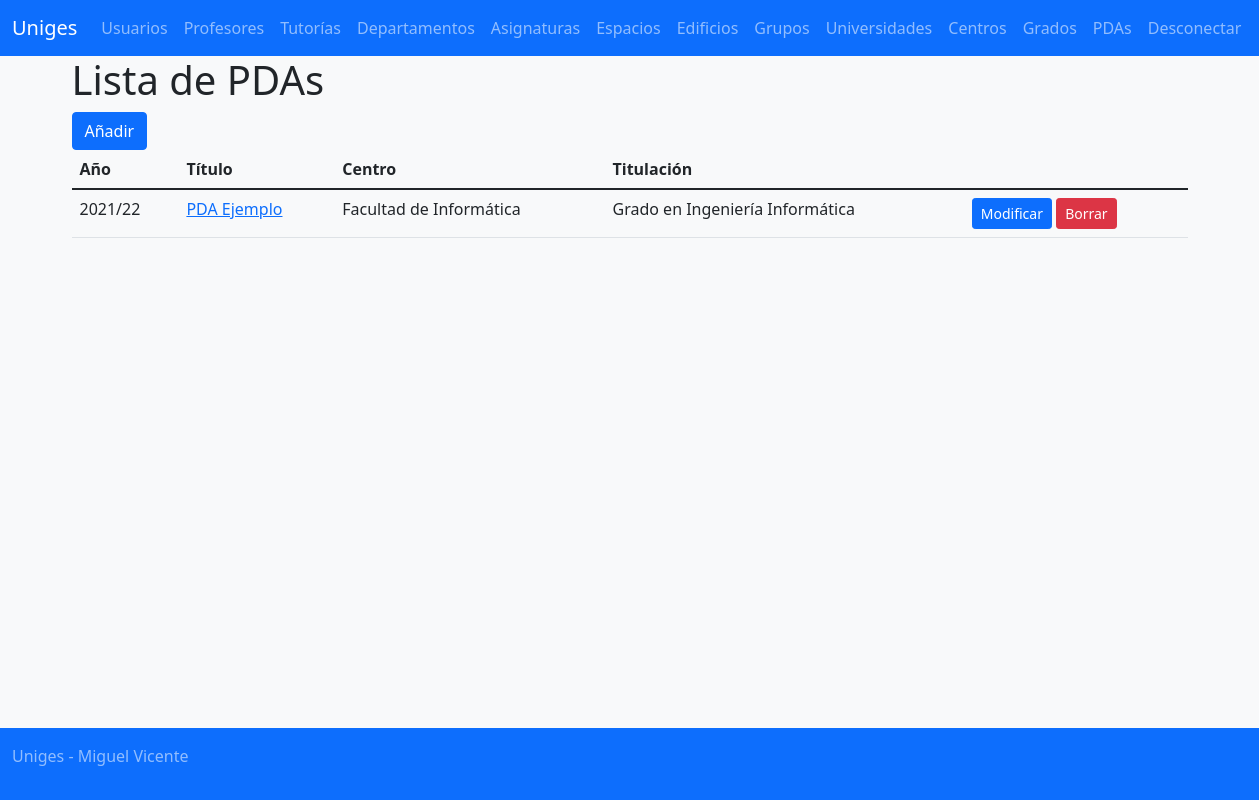
/?controller=pda&action=list (signed in), run on the app's committed database.
### tables this page shows
create table pda (
	id int not null auto_increment primary key,
	title varchar(20) not null,
	file varchar(50) not null,
	academicyear_id int,
	college_id int,
	centre_id int,
	degree_id int,
	deleted tinyint(1) not null default 0);

create table `academicyear` (
	id int not null auto_increment primary key,
	name varchar(10) not null,
	deleted tinyint(1) not null default 0);

create table `centre` (
	id int not null auto_increment primary key,
	academicyear_id int not null,
	college_id int not null,
	name varchar(255) not null,
	city varchar(255) not null,
	overseer varchar(9) default null,
	deleted tinyint(1) not null default 0);

create table degree (
	id int not null auto_increment primary key,
	academicyear_id int not null,
	centre_id int not null,
	code varchar(20) not null,
	name varchar(255) not null,
	supervisor int not null,
	deleted tinyint(1) not null default 0);

### controladores/PdaController.php (called while the page is built, shortened)
<?php
include_once 'modelos/PdaModel.php';
include_once 'modelos/AcademicYearModel.php';
include_once 'modelos/CentreModel.php';
include_once 'modelos/DegreeModel.php';
class PdaController {
    function list() {
        $pdas = PdaModel::findAll();
        foreach($pdas as &$p) {
            $p->academicyear_obj = AcademicYearModel::findById($p->academicyear_id);
            $p->centre_obj = CentreModel::findById($p->centre_id);
            $p->degree_obj = DegreeModel::findById($p->degree_id);
        }
    }
}
?>

### modelos/PdaModel.php (called while the page is built, shortened)
<?php
class PdaModel {
    static public function findAll() {
        $conn = Connection::getConnection();
        $stat = $conn->prepare("SELECT * FROM pda WHERE deleted = 0");
        $stat->execute();
        $result = $stat->get_result();
        $values = array ();
        while($fila = $result->fetch_object("PdaModel")) {
            array_push($values, $fila);
        }
        return $values;
    }
}
?>

### modelos/AcademicYearModel.php (called while the page is built, shortened)
<?php
class AcademicYearModel {
	public static function findById($id) {
		$conn = Connection::getConnection();
		$stat = $conn->prepare("SELECT * FROM academicyear WHERE id = ? AND deleted = 0");
		$stat->bind_param("i", $id);
		$stat->execute();
		$result = $stat->get_result();
		return $result->fetch_object("AcademicYearModel");
	}
}
?>

### modelos/CentreModel.php (called while the page is built, shortened)
<?php
class CentreModel {
    static public function findById($id) {
        $conn = Connection::getConnection();
        $stat = $conn->prepare("SELECT * FROM centre WHERE deleted = 0 AND id = ?");
        $stat->bind_param("i", $id);
        $stat->execute();
        $result = $stat->get_result();
        return $result->fetch_object("CentreModel");
    }
}
?>

### modelos/DegreeModel.php (called while the page is built, shortened)
<?php
class DegreeModel {
    static public function findById($id) {
        $conn = Connection::getConnection();
        $stat = $conn->prepare("SELECT * FROM degree WHERE deleted = 0 AND id = ?");
        $stat->bind_param("i", $id);
        $stat->execute();
        $result = $stat->get_result();
        return $result->fetch_object("DegreeModel");
    }
}
?>

### vistas/pda/list.php (the view, shortened to what this page needs)
<h1><?= $strings["pda_list_title"] ?></h1>
<?php if(has_permission("pda", "add")) { ?>
<a class="btn btn-primary" href="/?controller=pda&action=add"><?= $strings["pda_list_add"] ?></a>
<?php } ?>
<table class="table">
    <thead>
        <th scope="col"><?= $strings["pda_list_ay"] ?></th>
        <th scope="col"><?= $strings["pda_list_title2"] ?></th>
        <th scope="col"><?= $strings["pda_list_centre"] ?></th>
        <th scope="col"><?= $strings["pda_list_degree"] ?></th>
    </thead>
<?php foreach($data as $p) { ?>
    <tr>
        <td><?= $p->academicyear_obj->name ?></td>
        <td><a href="/uploads/<?= $p->file ?>"><?= $p->title ?></a></td>
        <td><?= $p->centre_obj->name ?></td>
        <td><?= $p->degree_obj->name ?></td>
        <td>
<?php if(has_permission("pda", "edit")) { ?>
<a class="btn btn-primary btn-sm"
			href="/?controller=pda&action=edit&id=<?= $p->id ?>">
			<?= $strings["pda_list_edit"] ?>
			</a>
<?php } ?>
<?php if(has_permission("pda", "delete")) { ?>
			<form style="display: inline"
				action="/?controller=pda&action=delete" method="POST">
			<input type="submit" value="<?= $strings["pda_list_delete"] ?>" class="btn btn-danger btn-sm" />
			</form>
<?php } ?>
		</td>
    </tr>
<?php } ?>
</table>

### data on the page
pda: academicyear.name "2021/22", title "PDA Ejemplo", centre.name "Facultad de Informática", degree.name "Grado en Ingeniería Informática"

### other printed values
$strings["app_title"] "Uniges"
$strings["navbar_user"] "Usuarios"
$strings["navbar_professor"] "Profesores"
$strings["navbar_tutoria"] "Tutorías"
$strings["navbar_department"] "Departamentos"
$strings["navbar_subject"] "Asignaturas"
$strings["navbar_space"] "Espacios"
$strings["navbar_building"] "Edificios"
$strings["navbar_group"] "Grupos"
$strings["navbar_college"] "Universidades"
$strings["navbar_centre"] "Centros"
$strings["navbar_degree"] "Grados"
$strings["navbar_pda"] "PDAs"
$strings["logout"] "Desconectar"
$strings["pda_list_title"] "Lista de PDAs"
